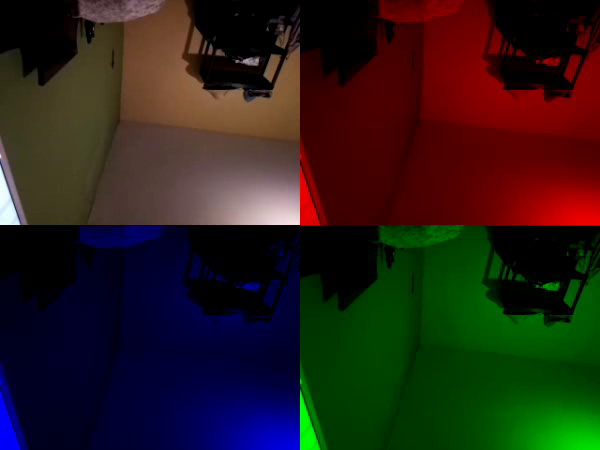
#> input picture frame 7 of video.avi, 600 x 450 px, given in place of the camera
$ python ejercicio11.py
#> lines starting #> are read from the running program, lines starting #| are printed output that depends on the picture
#####################################
#        ejercicio11.py
#####################################
from imutils.video import VideoStream
import numpy as np
import imutils
import time
import cv2

vs = VideoStream(usePiCamera = 1).start()
time.sleep(2.0)
##definimos el codec a usar
fourcc = cv2.VideoWriter_fourcc(*"XVID")
writer = None
(h, w) = (None, None)
zeros = None

while True:
	frame = vs.read()
#> frame is the input picture: shape (450, 600, 3); mean B, G, R 24, 30.6, 39.2
	frame = imutils.resize(frame, width=300)
#> frame: shape (225, 300, 3)
	if writer is None:
		(h, w) = frame.shape[:2]
#> h = 225; w = 300
		writer = cv2.VideoWriter("video.avi", fourcc, 25,(w * 2, h * 2), True)
		zeros = np.zeros((h, w), dtype="uint8")
	(B, G, R) = cv2.split(frame)
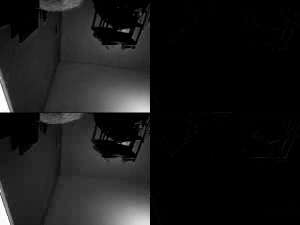
#> B: shape (225, 300); min 0, max 255, mean 24
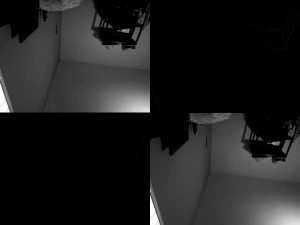
#> G: shape (225, 300); min 0, max 255, mean 30.7
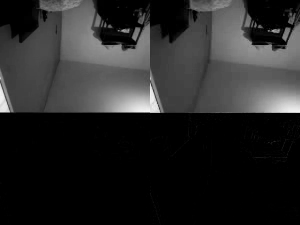
#> R: shape (225, 300); min 0, max 247, mean 39.3
	R = cv2.merge([zeros, zeros, R])
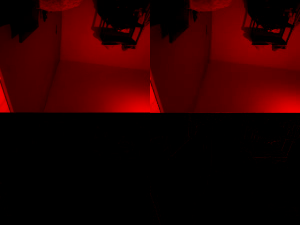
#> R: shape (225, 300, 3); mean of channels 0, 1, 2 0, 0, 39.3; drawn as B, G, R
	G = cv2.merge([zeros, G, zeros])
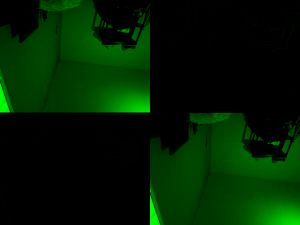
#> G: shape (225, 300, 3); mean of channels 0, 1, 2 0, 30.7, 0; drawn as B, G, R
	B = cv2.merge([B, zeros, zeros])
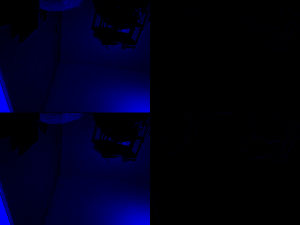
#> B: shape (225, 300, 3); mean of channels 0, 1, 2 24, 0, 0; drawn as B, G, R
	output = np.zeros((h * 2, w * 2, 3), dtype="uint8")
	output[0:h, 0:w] = frame
	output[0:h, w:w * 2] = R
	output[h:h * 2, w:w * 2] = G
	output[h:h * 2, 0:w] = B
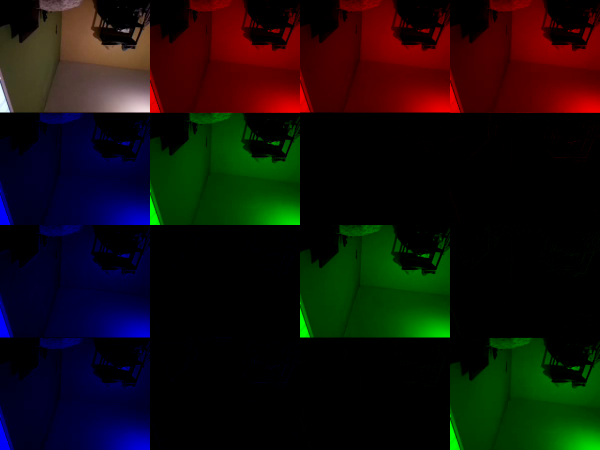
#> output: shape (450, 600, 3); mean B, G, R 12, 15.3, 19.6
	writer.write(output)

	cv2.imshow("Original", frame)
	cv2.imshow("Salida", output)
	key = cv2.waitKey(1) & 0xFF
#> (key q is pressed here)
	if key == ord("q"):
		break
cv2.destroyAllWindows()
vs.stop()
writer.release()

$ run again, starting later in the video
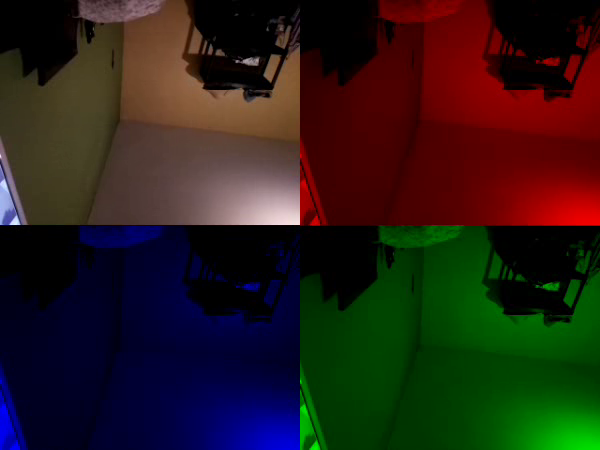
#> input picture frame 33 of video.avi, 600 x 450 px, given in place of the camera
#> frame is the input picture: shape (450, 600, 3); mean B, G, R 23.5, 29.8, 39
#> frame: shape (225, 300, 3)
#> `G = cv2.merge([zeros, G, zeros])`:
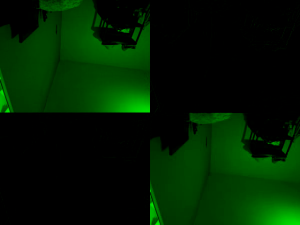
#> G: shape (225, 300, 3); mean of channels 0, 1, 2 0, 29.8, 0; drawn as B, G, R
#> `output[h:h * 2, 0:w] = B`:
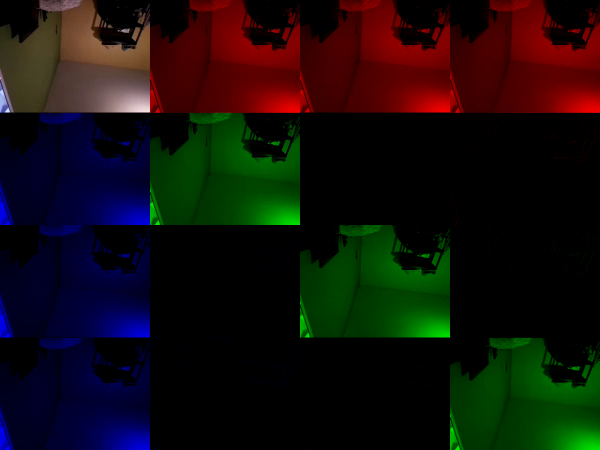
#> output: shape (450, 600, 3); mean B, G, R 11.8, 14.9, 19.5

$ run again, starting later in the video
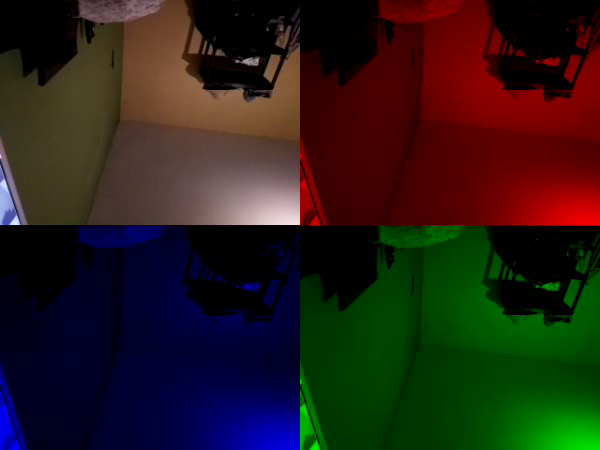
#> input picture frame 59 of video.avi, 600 x 450 px, given in place of the camera
#> frame is the input picture: shape (450, 600, 3); mean B, G, R 23.5, 29.8, 38.7
#> frame: shape (225, 300, 3)
#> `G = cv2.merge([zeros, G, zeros])`:
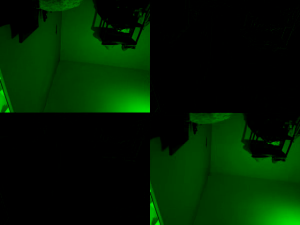
#> G: shape (225, 300, 3); mean of channels 0, 1, 2 0, 29.8, 0; drawn as B, G, R
#> `output[h:h * 2, 0:w] = B`:
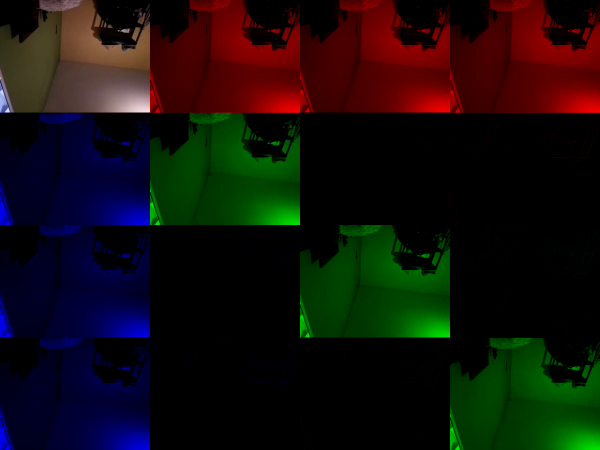
#> output: shape (450, 600, 3); mean B, G, R 11.8, 14.9, 19.4
